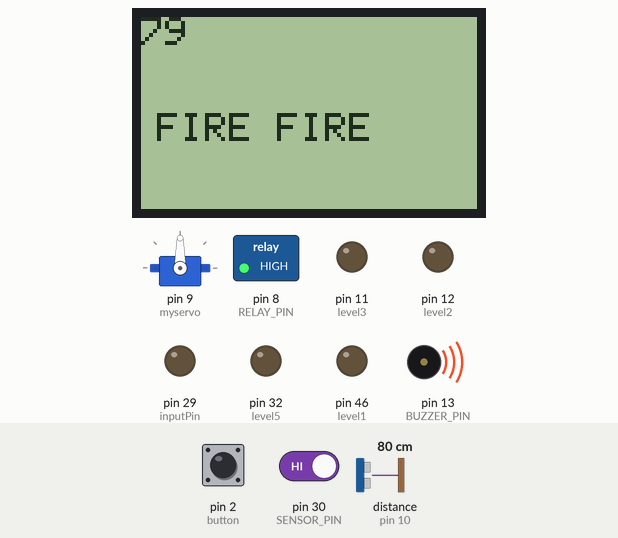
This sketch was run on a simulated Arduino Mega 2560, built with avr-gcc and run on an emulated ATmega2560. On the bench: 84×48 one-colour display, servo, switched loads named in the sketch (green lamp = pin HIGH), output pins drawn as LEDs (lit = HIGH), buzzer (waves = sounding, pin HIGH). The inputs (shaded band) are chosen by the test bench; at power-on: distance to the obstacle (sensor on pin 10) 80 cm, pin 30 (SENSOR_PIN) HIGH, pin 2 (button) LOW. The echo pulse lasts 58.3 µs per cm; pins used as bus, display or sensor lines are not drawn; what the sketch prints to the serial monitor is not drawn.

Above: at 8.6 s.
8.7 s: distance to the obstacle (sensor on pin 10) set to 22 cm
At 9.2 s:
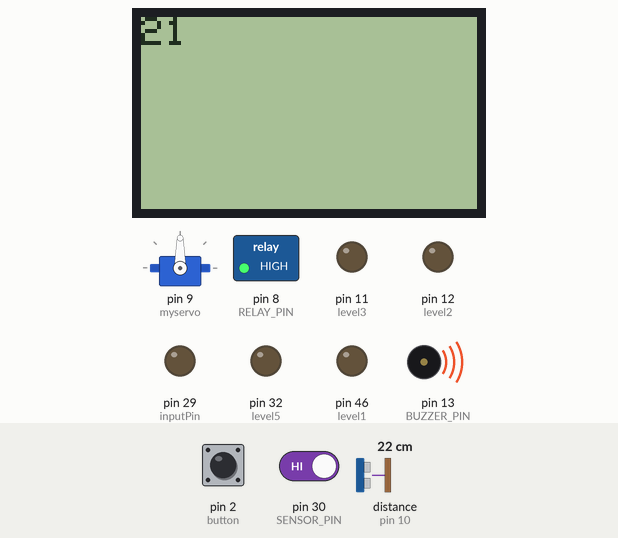
20.5 s: distance to the obstacle (sensor on pin 10) set to 17 cm
At 26.6 s:
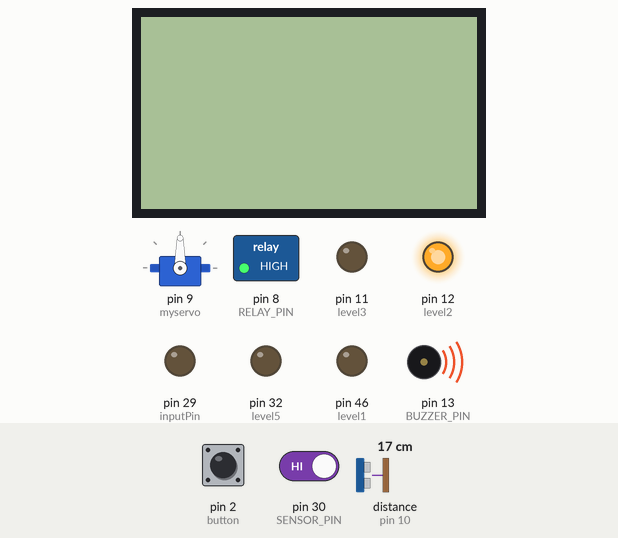
30.7 s: pin 30 (SENSOR_PIN) driven LOW
At 36.4 s:
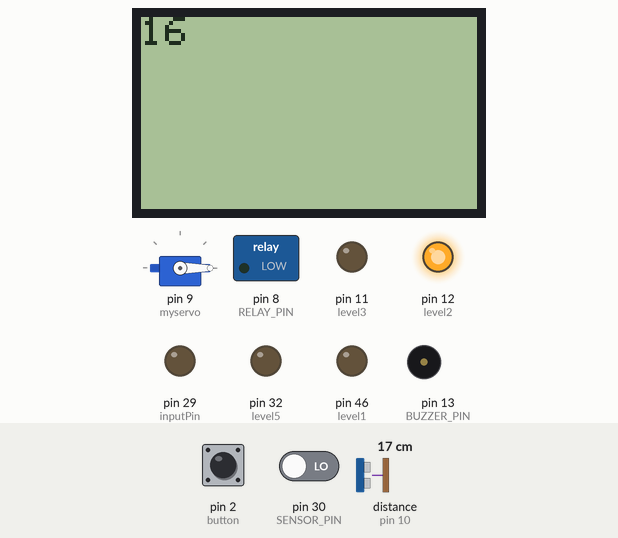
44.6 s: distance to the obstacle (sensor on pin 10) set to 12 cm
At 45.7 s:
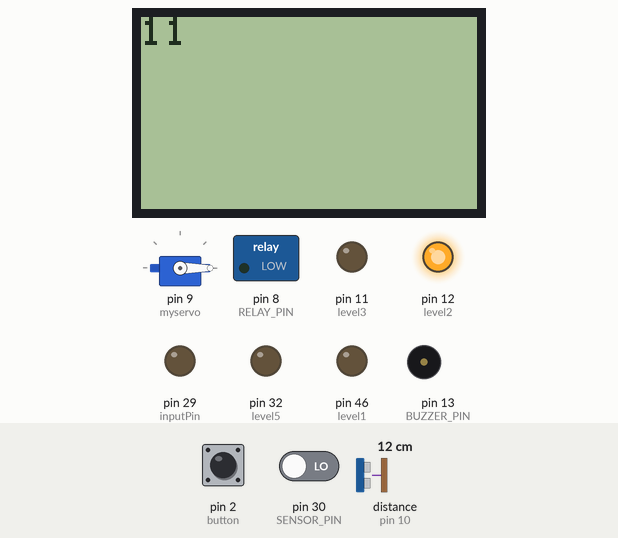
51.8 s: distance to the obstacle (sensor on pin 10) set to 9 cm
At 52.4 s:
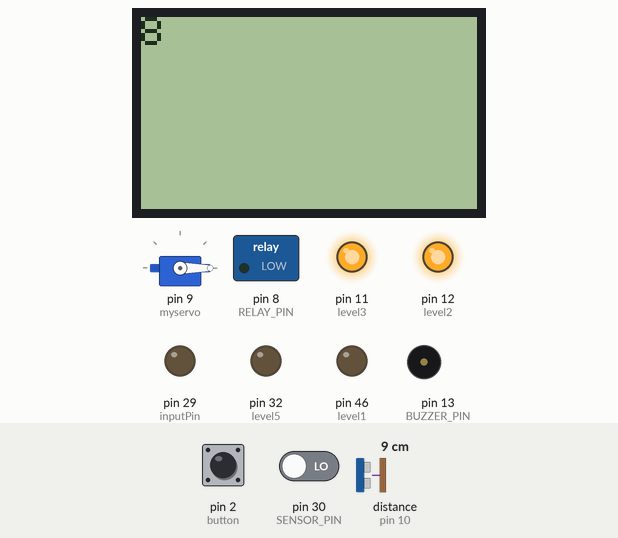
65.8 s: pin 30 (SENSOR_PIN) driven HIGH
At 73.6 s:
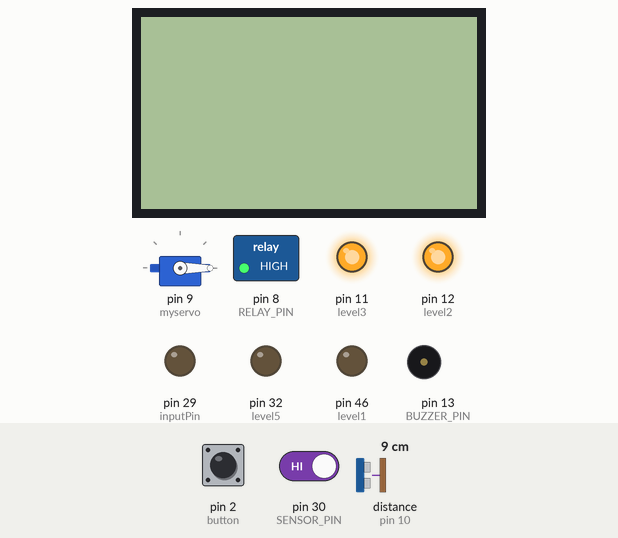
Timing chart, 0 to 76.7 s (numbered marks = the images above; inputs shaded):
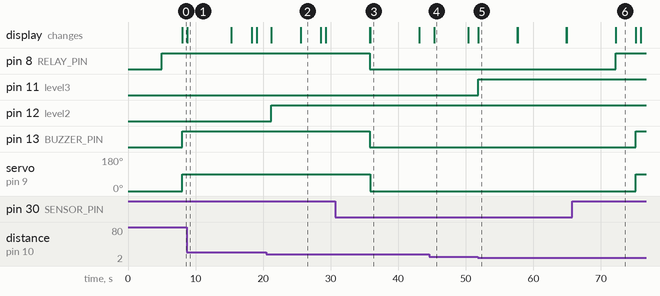

Measured:
- the behaviour switches between 20 and 19 cm on distance to the obstacle (sensor on pin 10) (found by bisection; images 1 and 2)
- the behaviour switches between 11 and 10 cm on distance to the obstacle (sensor on pin 10) (found by bisection; images 4 and 5)
- after the input at 20.5 s, pin 12 (level2): LOW → HIGH after 0.71 s
- after the input at 30.7 s, pin 8 (RELAY_PIN), pin 13 (BUZZER_PIN): HIGH → LOW after 5.1 s; servo on pin 9 (myservo): 90° → 0° after 5.1 s
- after the input at 44.6 s, the display: changes after 0.71 s (image 4)
- after the input at 51.8 s, pin 11 (level3): LOW → HIGH after 0.05 s; the display: changes after 0.05 s (image 5)
- after the input at 65.8 s, pin 8 (RELAY_PIN): LOW → HIGH after 6.4 s; pin 13 (BUZZER_PIN): LOW → HIGH after 9.4 s; servo on pin 9 (myservo): 0° → 90° after 9.4 s

The sketch:

Proje_son_kodu.ino
```cpp
#include <Servo.h>
#include <PCD8544.h>
Servo myservo;
 PCD8544 lcd;
 int button=2;
int BUTTON=29;
float sonuc;
int sonuclanma;
int button_ort=29;
float sum=0;
bool durum=true;
int g=0;
/////////////////////////////////////////////
int inputPin = 29;
float okuma[10];


#define SENSOR_PIN 30
#define BUZZER_PIN 13
#define RELAY_PIN 8
#define SPRINKLER_START_DELAY 5000
#define SPRINKLER_ON_TIME 3000
int pos = 0;

float deger;
float toplam=0;
int i;
int zort;

/////////////////////////////
const int trigPin = 36;
const int echoPin = 10;
const int level4 = 13;
const int level3 = 11;
const int level2 = 12;
const int level1 = 46;
const int level5 = 32;


long duration;
int distance;
int safetyDistance;

unsigned long previousTime = millis();

void setup() {


 pinMode(29,INPUT);

  lcd.begin(84, 48);
myservo.attach(9);
myservo.write(0);
delay (5000);
pinMode(button,INPUT);
 pinMode(RELAY_PIN, OUTPUT);
  pinMode(BUZZER_PIN, OUTPUT);
  pinMode(SENSOR_PIN, INPUT);
  Serial.begin(9600);
deger=analogRead(10);
pinMode(trigPin,OUTPUT);
pinMode(echoPin, INPUT);
pinMode(level4, OUTPUT);
pinMode(level3, OUTPUT);
pinMode(level2, OUTPUT);
pinMode(level1, OUTPUT);
pinMode(level5, OUTPUT);
pinMode(29,OUTPUT);
}

void loop() {

  unsigned long previousTime = millis();

  int sensorValue = digitalRead(SENSOR_PIN);

  //There is fire
  if (sensorValue == LOW)
  {

    if (millis() - previousTime > SPRINKLER_START_DELAY)  //We will wait for few seconds before sprinkler can be started once fire is detected.
    {
    digitalWrite(RELAY_PIN,LOW);
    Serial.println("PEACE");
    digitalWrite(BUZZER_PIN,LOW);


    }
  }
  else
  {

      digitalWrite(RELAY_PIN,HIGH);                       //Relay is low level triggered relay so we need to write LOW to switch on the light
      delay(SPRINKLER_ON_TIME);                           //Keep sprinkler on for sometime.
      Serial.println("FIRE FIRE");
      lcd.setCursor(4, 3);
      lcd.print("FIRE FIRE");
      myservo.write(90);

      digitalWrite(BUZZER_PIN,HIGH);
  }
      if(sensorValue == LOW){
     digitalWrite(RELAY_PIN,LOW);                       //Relay is low level triggered relay so we need to write LOW to switch on the light
      digitalWrite(BUZZER_PIN,LOW);
      lcd.clear();
      myservo.write(0);

      }

    previousTime = 0;

  if(digitalRead(2)==1){
    myservo.write(90);
    delay(2000);
    myservo.write(0);
  }


////////////////////////////////////

zort= 0.0;
for (int i=0; i<10; i++)
{
float deger =digitalRead (29);
okuma[i]= 5;
Serial.println (zort);
//////////////////////////////

 if(digitalRead(29)==1){
   durum=false;
   Serial.println("basildi");
   lcd.setCursor(0, 4);
  lcd.print("Ort aliniyor");
 }
 if(durum==false){

  sum = (sum +(distance));

 if(g==10){
  sonuclanma=sum/10;
 Serial.print("ort_sonucu :");
 Serial.println(sonuclanma);
 lcd.setCursor(0, 0);
 lcd.print("ort_sonucu :");
  lcd.setCursor(3, 5);
 lcd.print(sonuclanma);
 delay(3000);

 sum=0;
 g=-1;
 durum=true;
 }
g=g+1;
}
///////////////////////////////////


// Clears the trigPin
digitalWrite(trigPin, LOW);
delayMicroseconds(2);

// Sets the trigPin on HIGH state for 10 micro seconds
digitalWrite(trigPin, HIGH);
delayMicroseconds(10);
digitalWrite(trigPin, LOW);

// Reads the echoPin, returns the sound wave travel time in microseconds
duration = pulseIn(echoPin, HIGH);

// Calculating the distance
distance= duration*0.034/2;

safetyDistance = distance;


if (distance <=9)
{
  digitalWrite(level3, HIGH);


}


else
{

  digitalWrite(level3, LOW);

}


if (distance <=18)
{
  digitalWrite(level2, HIGH);

}


else
{
  digitalWrite(level2, LOW);
}


if (distance <=4)
{
  digitalWrite(level1, HIGH);

}


else
{
  digitalWrite(level1, LOW);
}


// Prints the distance on the Serial Monitor
Serial.print("Distance: ");
Serial.println(distance);

 lcd.setCursor(0, 0);

  lcd.println(distance);
  delay(700);
  lcd.setCursor(0, 0);
  lcd.clear();
  }
 }
```
